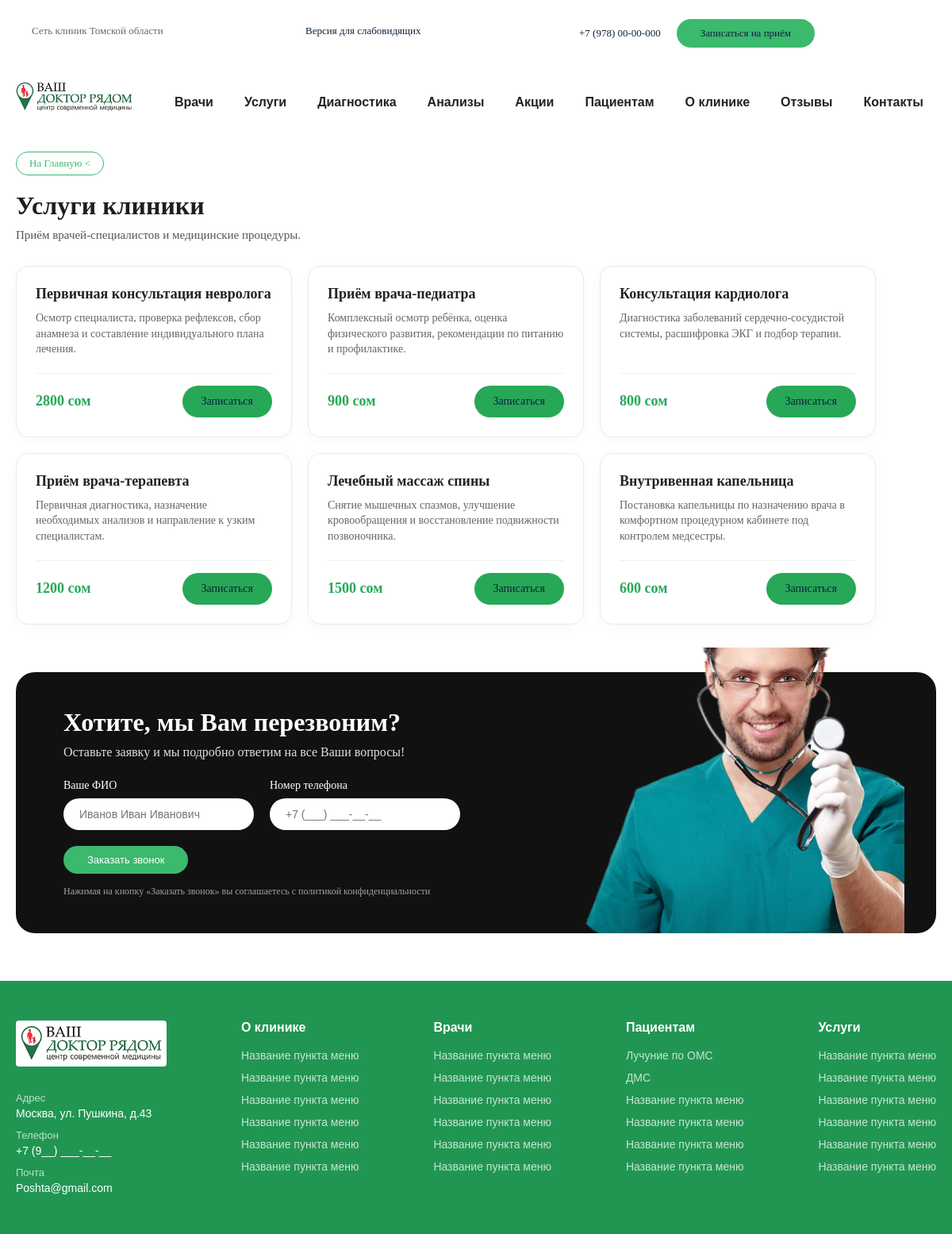
The app's page /service/ with its own data.
### pages/models.py (models this page shows, shortened)
class ServiceItem(models.Model):
    CATEGORY_CHOICES = [
        ('service', 'Услуга'),
        ('diagnostic', 'Диагностика'),
    ]
    category = models.CharField(
        max_length=20,
        choices=CATEGORY_CHOICES,
        default='service',
        verbose_name='Раздел'
    )
    name = models.CharField(max_length=200, verbose_name='Название')
    description = models.TextField(blank=True, verbose_name='Описание')
    price = models.PositiveIntegerField(verbose_name='Цена (сом)')
    class Meta:
        verbose_name = 'Услуга или диагностика'
        verbose_name_plural = 'Услуги и диагностика'

### pages/views.py (the view)
# urls.py: path('service/',views.service,name='service')
def service(request):
    items = ServiceItem.objects.filter(category='service')
    return render(request,'services.html',{'items':items})

### templates/services.html
{% extends 'base.html' %}
{% load static %}
{% block extra_css %}
<link rel="stylesheet" href="{% static 'css/home.css' %}">
{% endblock %}
{% block content %}
<section class="catalog-section container">
    <h1>Услуги клиники</h1>
    <p class="catalog-subtitle">Приём врачей-специалистов и медицинские процедуры.</p>
    <div class="catalog-grid">
        {% for item in items %}
            <div class="catalog-card">
                <div>
                    <h3>{{ item.name }}</h3>
                    {% if item.description %}
                        <p class="catalog-desc">{{ item.description }}</p>
                    {% endif %}
                </div>
                <div class="catalog-bottom">
                    <span class="catalog-price">{{ item.price }} сом</span>
                    <a href="{% url 'appointment_create' %}" class="btn-001">Записаться</a>
                </div>
            </div>
        {% empty %}
            <p>Услуги пока не добавлены.</p>
        {% endfor %}
    </div>
</section>
{% include 'callback_block.html' %}
{% endblock %}

### templates/base.html (shortened to what this page needs)
{% load static %}
<!DOCTYPE html>
<html lang="ru">
<head>
<link rel="stylesheet" href="{% static 'css/base.css' %}">
{% block extra_css %}{% endblock %}
</head>
<body>
    <header class="header">
        <div class="container">
        <div class="header_top">
        <div class="container_top">
         <span class="btn-2">Сеть клиник Томской области</span>
         <a href="#" class="t1">Версия для слабовидящих</a>
         <div class="header_right">
          <a href="tel:+79780000000">+7 (978) 00-00-000</a>
         <a href="{% url 'appointment_create' %}" class="btn-1">Записаться на приём</a>
         </div>
        </div>
     </div>
    <div class="container_nav">
    <a href="/" class="logo1"><img src="{% static 'img/logo.png' %}" alt="Ваш доктор рядом"></a>
     <nav class="nav-menu">
    <a href="{% url 'doctor_list' %}" class="nav-link">Врачи</a>
    <a href="{% url 'service' %}" class="nav-link">Услуги</a>
    <a href="{% url 'diagnostic' %}" class="nav-link">Диагностика</a>
    <a href="{% url 'analyses' %}" class="nav-link">Анализы</a>
    <a href="{% url 'promotion_list' %}" class="nav-link">Акции</a>
    <a href="{% url 'patients' %}" class="nav-link">Пациентам</a>
    <a href="{% url 'about' %}" class="nav-link">О клинике</a>
    <a href="{% url 'review_plural' %}" class="nav-link">Отзывы</a>
    <a href="{% url 'contacts' %}" class="nav-link">Контакты</a>
</nav>
    </div>
        </div>
    </header>
    <main>
        <div class="container">
            <a href="{% url 'home'  %}" class="back_home">На Главную <</a>
        </div>
        {% block content %} {% endblock %}
    </main>
    <footer class="footer">
        <div class="container footer__inner">
            <div class="footer__info">
                <img src="{% static 'img/logo.png' %}" alt="Ваш доктор рядом" class="footer__logo">
                <p class="footer__label">Адрес</p>
                <p>Москва, ул. Пушкина, д.43</p>
                <p class="footer__label">Телефон</p>
                <p>+7 (9__) ___-__-__</p>
                <p class="footer__label">Почта</p>
                <p>Poshta@gmail.com</p>
            </div>
            <div class="footer__col">
                    <a href="{% url 'about' %}" class="nav-link">О клинике</a>
                <a href="#">Название пункта меню</a>
                <a href="#">Название пункта меню</a>
                <a href="#">Название пункта меню</a>
                <a href="#">Название пункта меню</a>
                <a href="#">Название пункта меню</a>
                <a href="#">Название пункта меню</a>
            </div>
            <div class="footer__col">
                    <a href="{% url 'doctor_list' %}" class="nav-link">Врачи</a>
                <a href="#">Название пункта меню</a>
                <a href="#">Название пункта меню</a>
                <a href="#">Название пункта меню</a>
                <a href="#">Название пункта меню</a>
                <a href="#">Название пункта меню</a>
                <a href="#">Название пункта меню</a>
            </div>
            <div class="footer__col">
                   <a href="{% url 'patients' %}" class="nav-link">Пациентам</a>
                <a href="{% url 'oms' %}">Лучуние по ОМС</a>
                <a href="{% url 'dms' %}">ДМС</a>
                <a href="#">Название пункта меню</a>
                <a href="#">Название пункта меню</a>
                <a href="#">Название пункта меню</a>
                <a href="#">Название пункта меню</a>
            </div>
            <div class="footer__col">
                     <a href="{% url 'service' %}" class="nav-link">Услуги</a>
                <a href="#">Название пункта меню</a>
                <a href="#">Название пункта меню</a>
                <a href="#">Название пункта меню</a>
                <a href="#">Название пункта меню</a>
                <a href="#">Название пункта меню</a>
                <a href="#">Название пункта меню</a>
            </div>
        </div>
    </footer>
</body>
</html>

### templates/callback_block.html (shortened to what this page needs)
{% load static %}
{% block extra_css %}
<link rel="stylesheet" href="{% static 'css/base.css' %}">
{% endblock %}
<section class="call">
    <div class="container">
        <div class="call__box">
            <div class="call__content">
                <h2>Хотите, мы Вам перезвоним?</h2>
                <p class="call__text">Оставьте заявку и мы подробно ответим на все Ваши вопросы!</p>
                <form method="post" action="{% url 'callback_create' %}">
                    <div class="call__fields">
                        <div class="call__field">
                            <label>Ваше ФИО</label>
                            <input type="text" name="full_name" placeholder="Иванов Иван Иванович">
                        </div>
                        <div class="call__field">
                            <label>Номер телефона</label>
                            <input type="tel" name="phone" placeholder="+7 (___) ___-__-__">
                        </div>
                    </div>
                    <button type="submit" class="btn-1">Заказать звонок</button>
                </form>
                <p class="call__policy">Нажимая на кнопку «Заказать звонок» вы соглашаетесь с политикой конфиденциальности</p>
            </div>
            <img src="{% static 'img/doctor02.png' %}" alt="" class="call__img">
        </div>
    </div>
</section>

### static/css/base.css (style rules this page uses)
* { margin:0; padding: 0; box-sizing: border-box; }
.container a { text-decoration: none; color: #0D233B; }
.container_top { display: flex; margin-top: 24px; gap: 114px; align-items: center; padding: 0 20px; }
.container_nav { display: flex; align-items: center; width: 100%; gap: 40px; margin-top: 18px; }
.header_top { height: 40px; font-size: 13px; }
.header_right { display: flex; align-items: center; gap: 20px; }
.btn-1 { background: #3BB96D; color: #fff; padding: 10px 30px; border-radius: 22px; font-size: 13px; }
.logo1 { display: flex; width: 144px; height: 38px; }
.btn-2,.t1 { width: 231px; height: 22px; color: #686868; }
.footer { background-color: #219653; color: #FFFFFF; font-family: Arial, sans-serif; padding: 50px 0; }
.footer__inner { display: flex; justify-content: space-between; align-items: flex-start; gap: 30px; }
.footer__info { display: flex; flex-direction: column; max-width: 240px; }
.footer__logo { max-width: 190px; margin-bottom: 20px; background: #FFFFFF; padding: 6px; border-radius: 4px; }
.footer__label { font-size: 13px; color: rgba(255, 255, 255, 0.7); margin: 12px 0 4px; }
.footer__info p:not(.footer__label) { font-size: 14px; font-weight: 500; margin: 0; }
.footer__col { display: flex; flex-direction: column; gap: 12px; }
.footer__col a.nav-link { font-size: 16px; font-weight: 700; color: #FFFFFF; margin-bottom: 6px; padding: 0; background: none; }
.footer__col a { font-size: 14px; color: rgba(255, 255, 255, 0.75); text-decoration: none; transition: 0.2s; }
.call { margin: 60px 0; }
.call__box { background-color: #111111; border-radius: 24px; padding: 45px 60px; display: flex; align-items: center; justify-content: space-between; position: relative; min-height: 320px; }
.call__content h2 { color: #ffffff !important; font-size: 32px; margin-bottom: 10px; }
.call__text { color: #e0e0e0 !important; font-size: 16px; margin-bottom: 25px; }
.call__fields { display: flex; gap: 20px; margin-bottom: 20px; }
.call__field { display: flex; flex-direction: column; gap: 8px; }
.call__field label { color: #ffffff !important; font-size: 14px; }
.call__field input { padding: 12px 20px; border-radius: 25px; border: none; width: 240px; font-size: 14px; }
.call__policy { color: #a0a0a0 !important; font-size: 12px; margin-top: 15px; }
.call__img { position: absolute; right: 40px; bottom: 0; height: 360px; object-fit: contain; }
nav.nav-menu { display: flex; justify-content: space-between; align-items: center; width: 100%; padding: 15px 0; margin-top: 15px; }
nav.nav-menu a.nav-link { font-family: Arial, sans-serif; font-size: 16px; font-weight: 600; color: #222222; text-decoration: none; padding: 8px 16px; border-radius: 20px; transition: all 0.2s ease; }

### static/css/home.css (style rules this page uses)
.container { max-width: 1140px; margin: 0 auto; padding: 0 15px; }
.btn-1 { background-color: #229659; color: white; border: none; border-radius: 25px; padding: 14px 40px; font-size: 15px; cursor: pointer; }
.catalog-section { padding: 40px 0 60px; }
.catalog-section h1 { font-size: 32px; margin: 0 0 10px; color: #1E1E1E; }
.catalog-subtitle { font-size: 15px; color: #555; margin: 0 0 30px; }
.catalog-price { font-size: 18px; font-weight: bold; color: #27A857; white-space: nowrap; }
.btn-001 { display: inline-block; background: #27A857; color: #fff; text-decoration: none; padding: 12px 24px; border-radius: 25px; font-size: 14px; white-space: nowrap; }
.catalog-grid { display: flex; flex-wrap: wrap; gap: 20px; }
.catalog-card { width: 30%; background: #fff; border: 1px solid #EAEAEA; border-radius: 16px; padding: 24px; box-shadow: 0 4px 15px rgba(0, 0, 0, 0.03); display: flex; flex-direction: column; justify-content: space-between; }
.catalog-card h3 { font-size: 18px; margin: 0 0 10px; color: #222; }
.catalog-desc { font-size: 14px; color: #666; line-height: 1.4; margin: 0 0 20px; }
.catalog-bottom { display: flex; justify-content: space-between; align-items: center; padding-top: 15px; border-top: 1px solid #F0F0F0; }

### records on screen
ServiceItem: name "Первичная консультация невролога", description "Осмотр специалиста, проверка рефлексов, сбор анамнеза и составление индивидуального плана лечения.", price "2800"
ServiceItem: name "Приём врача-педиатра", description "Комплексный осмотр ребёнка, оценка физического развития, рекомендации по питанию и профилактике.", price "900"
ServiceItem: name "Консультация кардиолога", description "Диагностика заболеваний сердечно-сосудистой системы, расшифровка ЭКГ и подбор терапии.", price "800"
ServiceItem: name "Приём врача-терапевта", description "Первичная диагностика, назначение необходимых анализов и направление к узким специалистам.", price "1200"
ServiceItem: name "Лечебный массаж спины", description "Снятие мышечных спазмов, улучшение кровообращения и восстановление подвижности позвоночника.", price "1500"
ServiceItem: name "Внутривенная капельница", description "Постановка капельницы по назначению врача в комфортном процедурном кабинете под контролем медсестры.", price "600"
